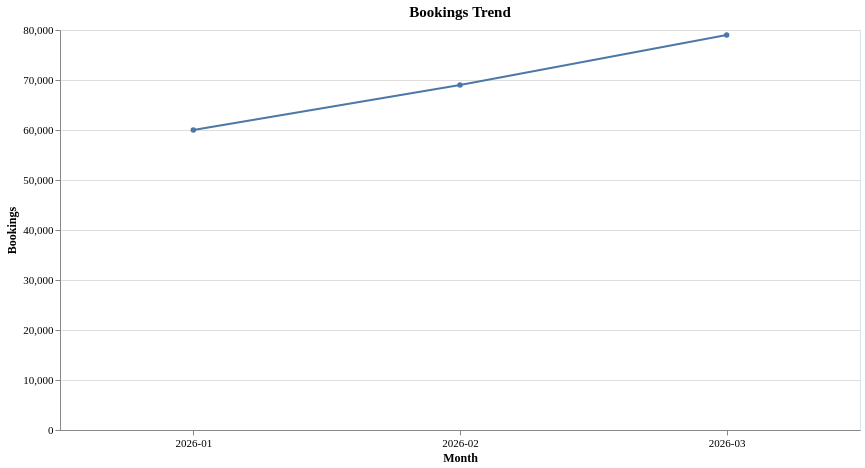

Describe this chart as a Vega-Lite specification.
### Vega-Lite specification from a JSON file in a GitHub repository (floating-point values rounded to 4 significant figures)
{"config": {"view": {"continuousWidth": 300, "continuousHeight": 300, "stroke": "#d9e2ec"}, "axis": {"labelAngle": 0, "labelFontSize": 11, "titleFontSize": 12, "titleFontWeight": 600, "labelFont": "Hanken Grotesk", "titleFont": "Hanken Grotesk"}, "legend": {"labelFontSize": 11, "titleFontSize": 12, "titleFontWeight": 600, "labelFont": "Hanken Grotesk", "titleFont": "Hanken Grotesk"}, "title": {"fontSize": 15, "fontWeight": 600, "subtitleFontSize": 12, "subtitleFontWeight": 400, "font": "Hanken Grotesk", "subtitleFont": "Hanken Grotesk"}}, "data": {"name": "data-be5f85494856218bb63de92aedcdc712"}, "mark": {"type": "line", "point": true}, "encoding": {"tooltip": [{"field": "month", "type": "nominal"}, {"field": "bookings", "type": "quantitative"}], "x": {"axis": {"labelAngle": 0}, "field": "month", "title": "Month", "type": "nominal"}, "y": {"field": "bookings", "title": "Bookings", "type": "quantitative"}}, "height": 400, "title": "Bookings Trend", "width": 800, "$schema": "https://vega.github.io/schema/vega-lite/v6.4.1.json", "datasets": {"data-be5f85494856218bb63de92aedcdc712": [{"month": "2026-03", "bookings": 79000.0}, {"month": "2026-01", "bookings": 60000.0}, {"month": "2026-02", "bookings": 69000.0}]}}
